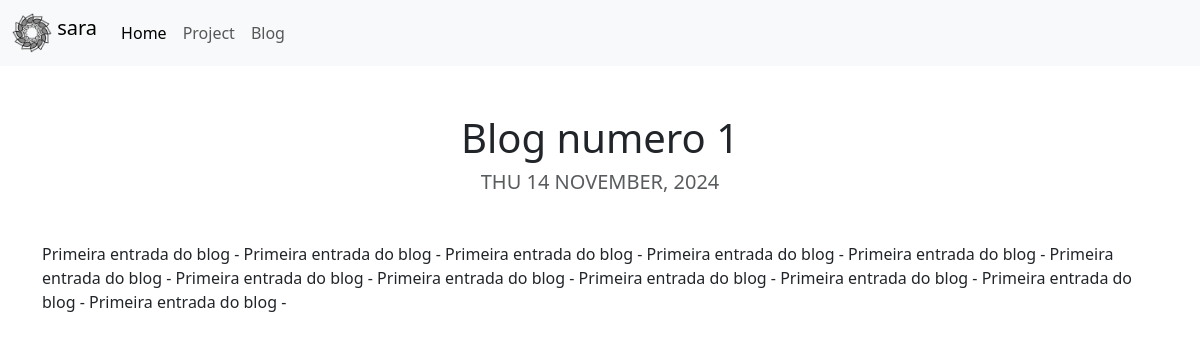
The page /blog/1/ on the database as committed earlier.
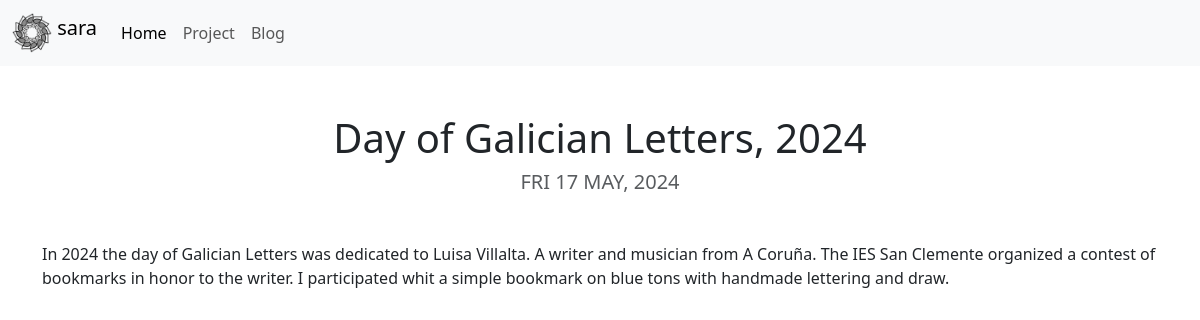
The same page on the database as committed later.
### blog/models.py (models this page shows, shortened)
class Blog(models.Model):
    title = models.CharField(max_length=200)
    description = models.CharField(max_length=1000)
    date = models.DateField()
    image = models.ImageField(upload_to='portfolio/images/', blank=True)
    imageSec = models.ImageField(upload_to='portfolio/images/', blank=True)

### blog/views.py (the view)
# urls.py: path('<int:blog_id>/', views.detail, name='detail'),
def detail(request, blog_id):
    blog = get_object_or_404(Blog, pk=blog_id)
    return render(request, 'blog/detail.html', {'blog':blog})

### blog/templates/blog/detail.html (shortened to what this page needs)
{% extends 'portfolio/base.html' %} {% block content %}
<div class="container mt-3">
  <h1 class="text-center mt-5">{{ blog.title }}</h1>
  <h5 class="text-center text-muted mb-5">
    {{ blog.date|date:'D d F, Y'|upper}}
  </h5>
  <p>{{ blog.description|striptags }}</p>
</div>
{% endblock %}

Rows that differ between the two databases and show on the page:
changed Blog: title "Blog numero 1" → "Day of Galician Letters, 2024"; date "THU 14 NOVEMBER, 2024" → "FRI 17 MAY, 2024"; description "Primeira entrada do blog - Primeira entrada do blog - Primeira entrada do blog - Primeira entrada do blog - Primeira entrada do blog - Primeira entrada do blog - Primeira entrada do blog - Primeira entrada do blog - Primeira entrada do blog - Primeira entrada do blog - Primeira entrada do blog - Primeira entrada do blog -" → "In 2024 the day of Galician Letters was dedicated to Luisa Villalta. A writer and musician from A Coruña. The IES San Clemente organized a contest of bookmarks in honor to the writer. I participated whit a simple bookmark on blue tons with handmade lettering and draw."
